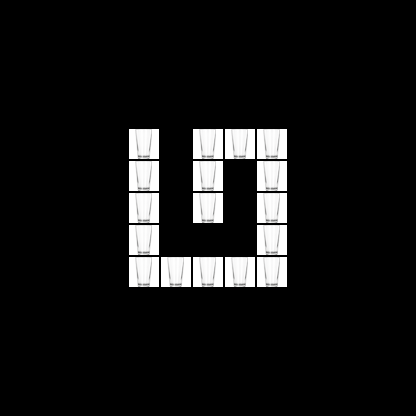

Rendered tile map (Tiled .tmx) drawn with the repository's tilesets; below, a short description and the map source with its tile grids summarised:
An orthogonal 13x13 tile map with 32x32 px tiles, 1 tile layer (Copy of Copy of Tile Layer 7), 12 hidden layers not drawn.

<map version="1.0" orientation="orthogonal" width="13" height="13" tilewidth="32" tileheight="32">
 <properties>
  <property name="RepNormalTime" value="" />
  <property name="ReplicantsImitating" value="1" />
  <property name="ReplicantsNormal" value="1" />
  <property name="Text" value="" />
  <property name="Text1" value="" />
 </properties>
 <tileset firstgid="1" name="ReplicaTileset" tilewidth="32" tileheight="32">
  <image source="ReplicaTileset.png" width="320" height="128" />
 </tileset>
 <layer name="Tile Layer 4" width="13" height="13" visible="0">
  <data>[169 cells, 169 non-empty, 2 distinct tile ids]</data>
 </layer>
 <layer name="Copy of Tile Layer 4" width="13" height="13" visible="0">
  <data>[169 cells, 169 non-empty, 2 distinct tile ids]</data>
 </layer>
 <layer name="Copy of Tile Layer 4" width="13" height="13" visible="0">
  <data>[169 cells, 64 non-empty, 2 distinct tile ids]</data>
 </layer>
 <layer name="Tile Layer 1" width="13" height="13" visible="0">
  <data>[169 cells, 113 non-empty, 3 distinct tile ids]</data>
 </layer>
 <layer name="Tile Layer 2" width="13" height="13" visible="0">
  <data>[169 cells, 66 non-empty, 4 distinct tile ids]</data>
 </layer>
 <layer name="Tile Layer 3" width="13" height="13" visible="0">
  <data>[169 cells, 61 non-empty, 2 distinct tile ids]</data>
 </layer>
 <layer name="Tile Layer 7" width="13" height="13" visible="0">
  <data>[169 cells, 73 non-empty, 2 distinct tile ids]</data>
 </layer>
 <layer name="Copy of Tile Layer 7" width="13" height="13" visible="0">
  <data>[169 cells, 67 non-empty, 3 distinct tile ids]</data>
 </layer>
 <layer name="Copy of Copy of Tile Layer 7" width="13" height="13">
  <data>[169 cells, 65 non-empty, 2 distinct tile ids]</data>
 </layer>
 <layer name="Copy of Copy of Copy of Tile Layer 7" width="13" height="13" visible="0">
  <data>[169 cells, 73 non-empty, 2 distinct tile ids]</data>
 </layer>
 <layer name="Copy of Copy of Copy of Copy of Tile Layer 7" width="13" height="13" visible="0">
  <data>[169 cells, 65 non-empty, 4 distinct tile ids]</data>
 </layer>
 <layer name="Copy of Copy of Copy of Copy of Copy of Tile Layer 7" width="13" height="13" visible="0">
  <data>[169 cells, 64 non-empty, 2 distinct tile ids]</data>
 </layer>
 <layer name="Copy of Copy of Copy of Copy of Copy of Copy of Tile Layer 7" width="13" height="13" visible="0">
  <data>[169 cells, 169 non-empty, 1 distinct tile ids]</data>
 </layer>
</map>
